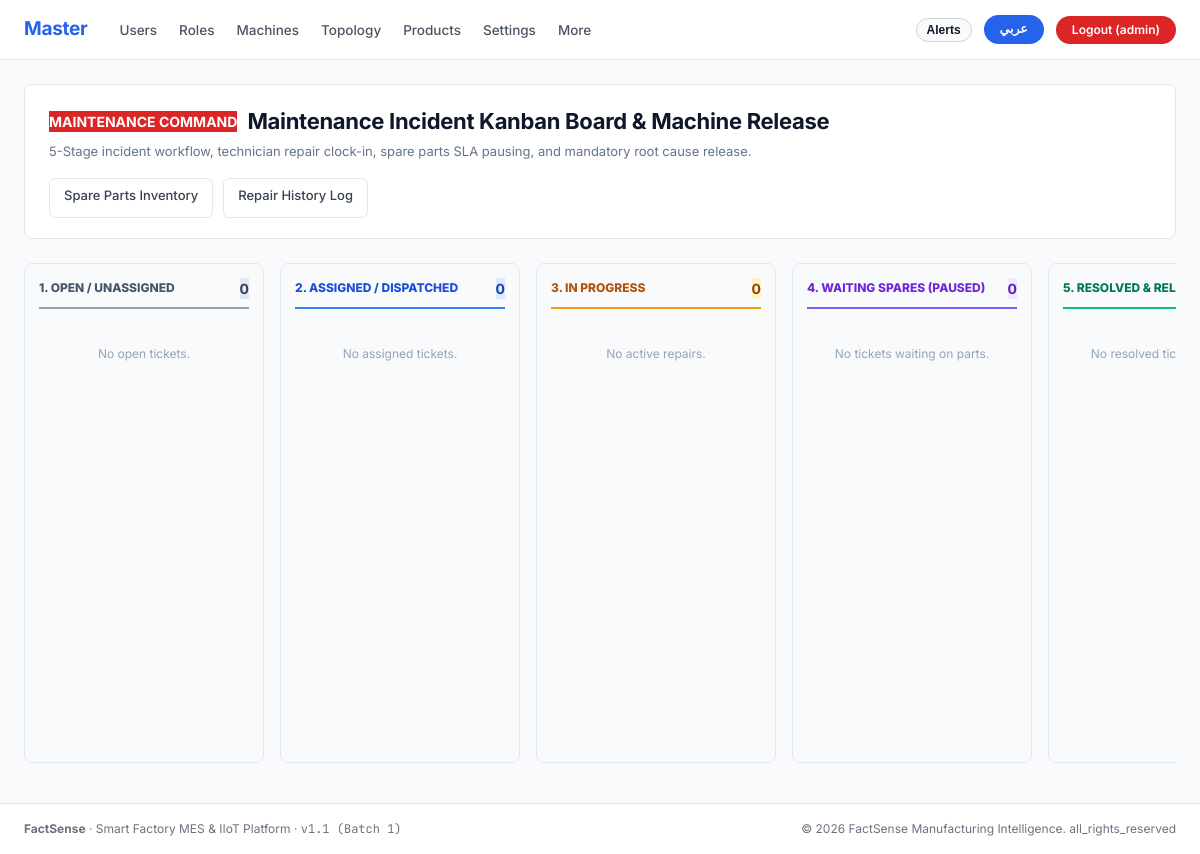
The app's page /maintenance/ (signed in), older data.
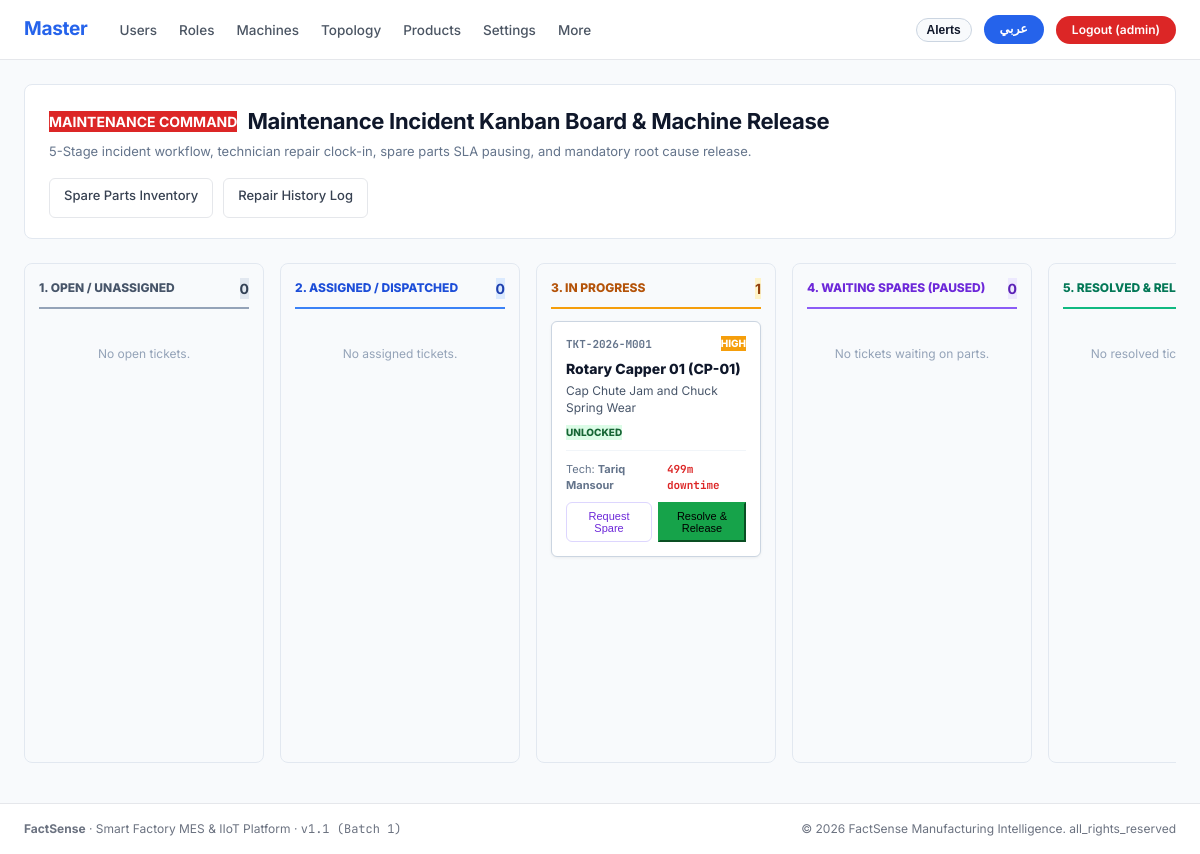
The same page, newer data.
### apps/operations/models.py (models this page shows, shortened)
class MaintenanceTicket(models.Model):
    PRIORITY_CHOICES = [
        ('LOW', 'Low Priority'),
        ('MEDIUM', 'Medium Priority'),
        ('HIGH', 'High Priority'),
        ('URGENT', 'Urgent Breakdown (Line Stopped)'),
    ]
    STATUS_CHOICES = [
        ('OPEN', 'Open / Unassigned'),
        ('ASSIGNED', 'Assigned / Dispatched'),
        ('IN_PROGRESS', 'In Progress / Under Repair'),
        ('WAITING_SPARES', 'Waiting for Spare Parts'),
        ('TESTING', 'Testing & Verification'),
        ('RESOLVED', 'Resolved'),
        ('CLOSED', 'Closed / Verified'),
    ]
    id = models.UUIDField(primary_key=True, default=uuid.uuid4, editable=False)
    ticket_number = models.CharField(max_length=32, unique=True, db_index=True)
    machine = models.ForeignKey(Machine, on_delete=models.CASCADE, related_name='maintenance_tickets')
    line = models.ForeignKey(Line, on_delete=models.CASCADE, related_name='maintenance_tickets')
    shift = models.ForeignKey(Shift, on_delete=models.SET_NULL, null=True, blank=True, related_name='maintenance_tickets')
    downtime_event = models.ForeignKey(
        DowntimeEvent, on_delete=models.SET_NULL, null=True, blank=True, related_name='maintenance_tickets'
    )
    title = models.CharField(max_length=150)
    description = models.TextField(blank=True)
    priority = models.CharField(max_length=20, choices=PRIORITY_CHOICES, default='HIGH')
    status = models.CharField(max_length=30, choices=STATUS_CHOICES, default='OPEN', db_index=True)
    reported_by = models.ForeignKey(User, on_delete=models.SET_NULL, null=True, blank=True, related_name='reported_tickets')
    assigned_to = models.ForeignKey(User, on_delete=models.SET_NULL, null=True, blank=True, related_name='assigned_tickets')
    force_lockout = models.BooleanField(
        default=True,
        help_text="If True, machine is locked out and operator touch console cannot produce until released."
    )
    is_operator_call = models.BooleanField(default=False, help_text="Triggered directly from Operator Kiosk 'Call Maintenance'")
    created_at = models.DateTimeField(auto_now_add=True)
    assigned_at = models.DateTimeField(null=True, blank=True)
    work_started_at = models.DateTimeField(null=True, blank=True, help_text="Technician repair clock-in timestamp")
    waiting_spares_started_at = models.DateTimeField(null=True, blank=True)
    paused_sla_seconds = models.PositiveIntegerField(default=0)
    resolved_at = models.DateTimeField(null=True, blank=True)
    closed_at = models.DateTimeField(null=True, blank=True)
    root_cause_category = models.ForeignKey(ReasonCategory, on_delete=models.SET_NULL, null=True, blank=True)
    root_cause_reason = models.ForeignKey(StoppageReason, on_delete=models.SET_NULL, null=True, blank=True)
    root_cause_notes = models.TextField(blank=True, help_text="Mandatory root cause details before release")
    solution_notes = models.TextField(blank=True, help_text="Mandatory technician repair actions performed")
    parts_used_notes = models.TextField(blank=True)
    class Meta:
        ordering = ['-created_at']
    @property
    def elapsed_minutes(self):
        end = self.resolved_at or timezone.now()
        start = self.work_started_at or self.created_at
        return max(0, int((end - start).total_seconds() / 60))
    @property
    def is_locked(self):
        return self.force_lockout and self.status not in ['RESOLVED', 'CLOSED']

### apps/masterdata/models.py (models this page shows, shortened)
class Machine(models.Model):
    id = models.UUIDField(primary_key=True, default=uuid.uuid4, editable=False)
    line = models.ForeignKey(Line, on_delete=models.CASCADE, related_name='machines')
    code = models.CharField(max_length=50)
    name = models.CharField(max_length=150)
    name_ar = models.CharField(max_length=150, blank=True)
    category = models.CharField(
        max_length=50,
        default='FILLER',
        choices=[
            ('BLOW_MOLDER', 'Blow Molder'),
            ('RINSER', 'Rinser'),
            ('FILLER', 'Filler'),
            ('CAPPER', 'Capper'),
            ('LABELER', 'Labeler'),
            ('PACKER', 'Case Packer'),
            ('PALLETIZER', 'Palletizer'),
            ('CONVEYOR', 'Conveyor'),
            ('SEALER', 'Sealer'),
            ('INSPECTION', 'Inspection'),
            ('OTHER', 'Other Equipment'),
        ]
    )
    sequence_order = models.PositiveIntegerField(default=10)
    criticality_rank = models.CharField(
        max_length=1,
        default='A',
        choices=[('A', 'A - Critical / Bottleneck'), ('B', 'B - Major Machine'), ('C', 'C - Buffer / Secondary')]
    )
    ideal_run_rate_cpm = models.FloatField(default=120.0, help_text="Ideal nameplate rate in CPM (Units/min)")
    is_bottleneck = models.BooleanField(default=False)
    sensor_protocol = models.CharField(
        max_length=30,
        default='SIMULATED',
        choices=[
            ('GPIO_PULSE', 'GPIO Digital Pulse'),
            ('MODBUS_TCP', 'Modbus TCP / IP'),
            ('MQTT', 'MQTT Telemetry Broker'),
            ('OPC_UA', 'OPC-UA Server'),
            ('SIMULATED', 'Internal Virtual Simulator'),
        ]
    )
    sensor_ip = models.GenericIPAddressField(null=True, blank=True, help_text="Edge Gateway or Sensor IP")
    modbus_address = models.PositiveIntegerField(default=1, help_text="Modbus register / unit ID")
    pulse_pin = models.PositiveIntegerField(null=True, blank=True, help_text="PLC / GPIO input pin number")
    class Meta:
        ordering = ['sequence_order', 'code']
        unique_together = ('line', 'code')

### apps/accounts/models.py (models this page shows, shortened)
class User(AbstractUser):
    id = models.UUIDField(primary_key=True, default=uuid.uuid4, editable=False)
    arabic_name = models.CharField(max_length=150, blank=True, help_text="Arabic display name")
    preferred_language = models.CharField(
        max_length=10,
        default='en',
        choices=[('en', 'English'), ('ar', 'العربية')],
        help_text="Preferred interface language"
    )
    theme = models.CharField(
        max_length=20,
        default='light',
        choices=[('light', 'Light'), ('dark', 'Dark')],
        help_text="UI theme preference"
    )
    badge_number = models.CharField(max_length=50, blank=True, help_text="Shop-floor RFID badge or employee number")
    def get_display_name(self, lang='en'):
        if lang == 'ar' and self.arabic_name:
            return self.arabic_name
        return self.get_full_name() or self.username

### apps/portal/views.py (the view)
# urls.py: path('maintenance/', views.maintenance_home, name='maintenance_home'),
@role_required('maintenance', 'supervisor', 'admin')
def maintenance_home(request):
    return operations_views.maintenance_hub_view(request)

### apps/accounts/context_processors.py (called while the page is built)
def branding_context(request):
    return {
        'BRAND_NAME': 'FactSense',
        'BRAND_TAGLINE': 'Smart Factory MES & IIoT Platform',
        'APP_VERSION': 'v1.1 (Batch 1)',
        'CURRENT_YEAR': 2026,
    }

### apps/accounts/navigation.py (called while the page is built)
def get_navigation_for_role(role_code, current_path='', lang='en'):
    items = ROLE_NAV_CONFIG.get(role_code, [])
    primary_links = []
    more_links = []
    for label_key, url_name, is_more in items:
        try:
            url = reverse(url_name)
        except Exception:
            url = f"/{url_name}/"
        label = get_translation(label_key, lang=lang)
        is_active = (current_path == url or (url != '/' and current_path.startswith(url)))
        link_item = {
            'label': label,
            'url_name': url_name,
            'url': url,
            'is_active': is_active,
        }
        if is_more:
            more_links.append(link_item)
        else:
            primary_links.append(link_item)
    return {
        'primary': primary_links,
        'more': more_links,
        'has_more': len(more_links) > 0,
    }

### apps/accounts/translations.py (called while the page is built)
    def __getitem__(self, key):
        return get_translation(key, lang=self.lang)

### templates/portal/maintenance_home.html (shortened to what the changed rows need)
{% extends 'base.html' %}
{% block content %}
<div class="fs-maintenance-page" style="max-width: 1400px; margin: 0 auto;">
  <div class="fs-page-header" style="background: #FFFFFF; padding: 20px 24px; border-radius: 8px; border: 1px solid #E2E8F0; margin-bottom: 24px; display: flex; justify-content: space-between; align-items: center; flex-wrap: wrap; gap: 16px;">
    <div>
      <div style="display: flex; align-items: center; gap: 10px; margin-bottom: 4px;">
        <h1 class="fs-page-title" style="font-size: 22px; margin: 0; color: #0F172A;">
          {% if is_rtl %}لوحة كانبان للصيانة وإدارة الأعطال (5-Stage Kanban Incident Board){% else %}Maintenance Incident Kanban Board &amp; Machine Release{% endif %}
        </h1>
      </div>
    </div>
  </div>
  <div style="display: grid; grid-template-columns: repeat(5, minmax(240px, 1fr)); gap: 16px; align-items: flex-start; overflow-x: auto; padding-bottom: 16px;">
    <div style="background: #F8FAFC; border-radius: 8px; border: 1px solid #E2E8F0; padding: 14px; min-height: 500px;">
      <div style="display: flex; justify-content: space-between; align-items: center; margin-bottom: 12px; border-bottom: 2px solid #F59E0B; padding-bottom: 8px;">
        <span style="font-size: 12px; font-weight: 800; color: #B45309; text-transform: uppercase;">
          3. IN PROGRESS
        </span>
        <span class="fs-role-tag" style="background: #FEF3C7; color: #92400E; font-weight: 700;">
          {{ in_progress_tickets.count }}
        </span>
      </div>
      <div style="display: flex; flex-direction: column; gap: 12px;">
        {% for t in in_progress_tickets %}
          {% include 'portal/partials/kanban_ticket_card.html' with ticket=t col='in_progress' %}
        {% empty %}
          <div style="font-size: 12px; color: #94A3B8; text-align: center; padding: 24px 0;">No active repairs.</div>
        {% endfor %}
      </div>
    </div>
  </div>
</div>
{% endblock %}

### templates/components/navbar.html (shortened to what this page needs)
{% load static i18n %}
<header class="fs-navbar">
  <div class="fs-navbar-container">
    <div class="fs-navbar-left">
      <a href="{% url 'role_landing' %}" class="fs-brand-title">
        {% if active_role == 'planner' or active_role == 'admin' %}
          Master
        {% elif is_rtl and active_role_obj.name_ar %}
          {{ active_role_obj.name_ar }}
        {% else %}
          {{ active_role_obj.name|default:'FactSense' }}
        {% endif %}
      </a>
      <nav aria-label="Main Navigation">
        <ul class="fs-nav-links">
          {% if nav %}
            {% for item in nav.primary %}
              <li>
                <a href="{{ item.url }}" class="fs-nav-link {% if item.is_active %}active{% endif %}">
                  {{ item.label }}
                </a>
              </li>
            {% endfor %}
            {% if nav.has_more %}
              <li class="fs-dropdown">
                <a href="javascript:void(0)" class="fs-nav-link">
                  {% trans "More" %}
                </a>
              </li>
            {% endif %}
          {% endif %}
        </ul>
      </nav>
    </div>
    <div class="fs-navbar-right">
      {% if request.user.is_authenticated %}
        <button type="button" class="fs-pill-lang" onclick="toggleNotificationDrawer()" title="{% trans 'Real-Time Alerts Drawer' %}" style="background-color: #F8FAFC; color: #0F172A; border: 1px solid #CBD5E1; cursor: pointer; display: inline-flex; align-items: center; gap: 6px; padding: 4px 10px;">
          <span style="font-weight: 700; font-size: 12px;">{% trans "Alerts" %}</span>
        </button>
      {% endif %}
      {% if lang == 'ar' %}
        <a href="{% url 'set_language' %}?lang=en" class="fs-pill-lang" title="Switch to English">
          EN
        </a>
      {% else %}
        <a href="{% url 'set_language' %}?lang=ar" class="fs-pill-lang" title="التحويل إلى العربية">
          عربي
        </a>
      {% endif %}
      {% if request.user.is_authenticated %}
        <div class="fs-role-switch-wrap">
          <a href="{% url 'logout' %}" class="fs-pill-logout" title="{% trans 'Sign Out' %}">
            {% trans "Logout" %} ({{ active_role|default:'user' }})
          </a>
        </div>
      {% else %}
        <a href="{% url 'login' %}" class="fs-pill-logout" style="background-color: #2563EB;">
          {% trans "Sign In" %}
        </a>
      {% endif %}
    </div>
  </div>
</header>

### templates/portal/partials/kanban_ticket_card.html (shortened to what this page needs)
<div style="background: #FFFFFF; border-radius: 6px; border: 1px solid #CBD5E1; padding: 14px; box-shadow: 0 1px 3px 0 rgba(0,0,0,0.06); display: flex; flex-direction: column; justify-content: space-between; gap: 10px;">
  <div>
    <div style="display: flex; justify-content: space-between; align-items: flex-start; margin-bottom: 6px;">
      <span class="font-mono" style="font-size: 11px; font-weight: 700; color: #64748B;">
        {{ ticket.ticket_number }}
      </span>
      <span class="fs-role-tag" style="background: {% if ticket.priority == 'URGENT' %}#EF4444{% elif ticket.priority == 'HIGH' %}#F59E0B{% elif ticket.priority == 'MEDIUM' %}#3B82F6{% else %}#94A3B8{% endif %}; color: #FFFFFF; font-size: 10px; font-weight: 800;">
        {{ ticket.priority }}
      </span>
    </div>
    <div style="font-size: 14px; font-weight: 800; color: #0F172A; margin-bottom: 4px;">
      {{ ticket.machine.name }} ({{ ticket.machine.code }})
    </div>
    <div style="font-size: 12px; color: #475569; line-height: 1.4; margin-bottom: 8px;">
      {{ ticket.title }}
    </div>
    <div style="display: flex; gap: 6px; align-items: center; flex-wrap: wrap;">
      {% if ticket.is_locked %}
        <span class="fs-role-tag" style="background: #FEE2E2; color: #991B1B; font-size: 10px; font-weight: 800;">
          LOCKED
        </span>
      {% else %}
        <span class="fs-role-tag" style="background: #DCFCE7; color: #166534; font-size: 10px; font-weight: 800;">
          UNLOCKED
        </span>
      {% endif %}
    </div>
  </div>
  <div style="border-top: 1px solid #F1F5F9; padding-top: 10px;">
    <div style="display: flex; justify-content: space-between; align-items: center; font-size: 11px; color: #64748B; margin-bottom: 8px;">
      <span>Tech: <strong>{{ ticket.assigned_to.get_display_name|default:"Unassigned" }}</strong></span>
      <span class="font-mono" style="font-weight: 700; color: #DC2626;">{{ ticket.elapsed_minutes }}m downtime</span>
    </div>
    <div style="display: flex; gap: 6px; flex-wrap: wrap;">
      {% if col == 'open' %}
        <button type="button" onclick="openClockInModal('{{ ticket.id }}')" class="fs-btn fs-btn-primary" style="width: 100%; font-size: 11px; padding: 6px 10px; background: #16A34A; border-color: #16A34A;">
          Clock In / Start Repair
        </button>
      {% elif col == 'assigned' or col == 'in_progress' %}
        <button type="button" onclick="openSpareModal('{{ ticket.id }}')" class="fs-btn fs-btn-secondary" style="flex: 1; font-size: 11px; padding: 6px 8px; color: #6D28D9; border-color: #DDD6FE;">
          Request Spare
        </button>
        <button type="button" onclick="openResolveModal('{{ ticket.id }}')" class="fs-btn fs-btn-primary" style="flex: 1; font-size: 11px; padding: 6px 8px; background: #16A34A; border-color: #16A34A;">
          Resolve &amp; Release
        </button>
      {% endif %}
    </div>
  </div>
</div>

Row changes from the older to the newer data that the page shows:
added MaintenanceTicket: ticket_number "TKT-2026-M001", priority "HIGH", machine.name "Rotary Capper 01", machine.code "CP-01", title "Cap Chute Jam and Chuck Spring Wear", force_lockout "UNLOCKED", assigned_to.get_display_name "Tariq Mansour", elapsed_minutes "499"
Text that changed along with them:
{{ in_progress_tickets.count }}: "0" → "1"
text no longer shown: "No active repairs."
